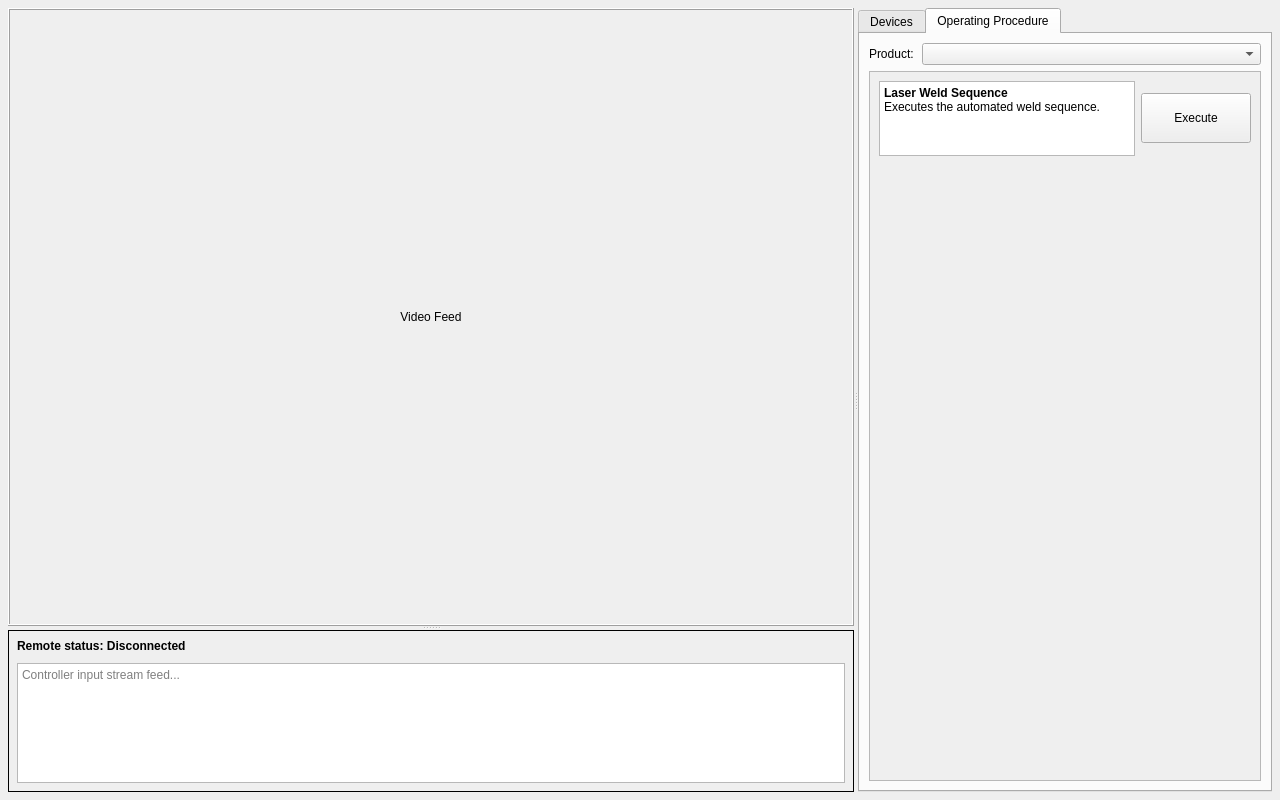
<?xml version="1.0" encoding="UTF-8"?>
<ui version="4.0">
 <class>MainWindow</class>
 <widget class="QMainWindow" name="MainWindow">
  <property name="geometry">
   <rect>
    <x>0</x>
    <y>0</y>
    <width>1280</width>
    <height>800</height>
   </rect>
  </property>
  <property name="windowTitle">
   <string>Weld Station Control</string>
  </property>
  <widget class="QWidget" name="centralwidget">
   <layout class="QVBoxLayout" name="verticalLayout_Main">
    <property name="leftMargin">
     <number>8</number>
    </property>
    <property name="topMargin">
     <number>8</number>
    </property>
    <property name="rightMargin">
     <number>8</number>
    </property>
    <property name="bottomMargin">
     <number>8</number>
    </property>
    <item>
     <widget class="QSplitter" name="mainSplitter">
      <property name="orientation">
       <enum>Qt::Orientation::Horizontal</enum>
      </property>
      <widget class="QWidget" name="leftVideoArea">
       <property name="sizePolicy">
        <sizepolicy hsizetype="Expanding" vsizetype="Expanding">
         <horstretch>1</horstretch>
         <verstretch>1</verstretch>
        </sizepolicy>
       </property>
       <layout class="QVBoxLayout" name="verticalLayout_VideoGroup">
        <property name="spacing">
         <number>0</number>
        </property>
        <property name="leftMargin">
         <number>0</number>
        </property>
        <property name="topMargin">
         <number>0</number>
        </property>
        <property name="rightMargin">
         <number>0</number>
        </property>
        <property name="bottomMargin">
         <number>0</number>
        </property>
        <item>
         <widget class="QSplitter" name="leftVerticalSplitter">
          <property name="sizePolicy">
           <sizepolicy hsizetype="Expanding" vsizetype="Expanding">
            <horstretch>1</horstretch>
            <verstretch>1</verstretch>
           </sizepolicy>
          </property>
          <property name="orientation">
           <enum>Qt::Orientation::Vertical</enum>
          </property>
          <widget class="QFrame" name="videoFeedFrame">
           <property name="sizePolicy">
            <sizepolicy hsizetype="Expanding" vsizetype="Expanding">
             <horstretch>1</horstretch>
             <verstretch>1</verstretch>
            </sizepolicy>
           </property>
           <property name="frameShape">
            <enum>QFrame::Shape::Box</enum>
           </property>
           <property name="frameShadow">
            <enum>QFrame::Shadow::Raised</enum>
           </property>
           <layout class="QVBoxLayout" name="verticalLayout">
            <property name="leftMargin">
             <number>0</number>
            </property>
            <property name="topMargin">
             <number>0</number>
            </property>
            <property name="rightMargin">
             <number>0</number>
            </property>
            <property name="bottomMargin">
             <number>0</number>
            </property>
            <item>
             <widget class="QLabel" name="labelVideoPlaceholder">
              <property name="sizePolicy">
               <sizepolicy hsizetype="Expanding" vsizetype="Expanding">
                <horstretch>0</horstretch>
                <verstretch>0</verstretch>
               </sizepolicy>
              </property>
              <property name="text">
               <string>Video Feed</string>
              </property>
              <property name="alignment">
               <set>Qt::AlignmentFlag::AlignCenter</set>
              </property>
             </widget>
            </item>
           </layout>
          </widget>
          <widget class="QFrame" name="frameRemoteStatus">
           <property name="sizePolicy">
            <sizepolicy hsizetype="Expanding" vsizetype="Preferred">
             <horstretch>0</horstretch>
             <verstretch>0</verstretch>
            </sizepolicy>
           </property>
           <property name="frameShape">
            <enum>QFrame::Shape::Box</enum>
           </property>
           <layout class="QVBoxLayout" name="verticalLayout_BottomStatus">
            <property name="spacing">
             <number>10</number>
            </property>
            <property name="leftMargin">
             <number>8</number>
            </property>
            <property name="topMargin">
             <number>8</number>
            </property>
            <property name="rightMargin">
             <number>8</number>
            </property>
            <property name="bottomMargin">
             <number>8</number>
            </property>
            <item>
             <widget class="QLabel" name="lblRemoteStatus">
              <property name="font">
               <font>
                <bold>true</bold>
               </font>
              </property>
              <property name="text">
               <string>Remote status: Disconnected</string>
              </property>
             </widget>
            </item>
            <item>
             <widget class="QTextEdit" name="textControllerStream">
              <property name="minimumSize">
               <size>
                <width>0</width>
                <height>80</height>
               </size>
              </property>
              <property name="maximumSize">
               <size>
                <width>16777215</width>
                <height>120</height>
               </size>
              </property>
              <property name="readOnly">
               <bool>true</bool>
              </property>
              <property name="placeholderText">
               <string>Controller input stream feed...</string>
              </property>
             </widget>
            </item>
           </layout>
          </widget>
         </widget>
        </item>
       </layout>
      </widget>
      <widget class="QWidget" name="rightControlColumn">
       <layout class="QVBoxLayout" name="verticalLayout_RightColumn">
        <property name="spacing">
         <number>8</number>
        </property>
        <property name="leftMargin">
         <number>0</number>
        </property>
        <property name="topMargin">
         <number>0</number>
        </property>
        <property name="rightMargin">
         <number>0</number>
        </property>
        <property name="bottomMargin">
         <number>0</number>
        </property>
        <item>
         <widget class="QTabWidget" name="tabWidgetPanels">
          <property name="currentIndex">
           <number>1</number>
          </property>
          <widget class="QWidget" name="tabDevices">
           <attribute name="title">
            <string>Devices</string>
           </attribute>
           <layout class="QVBoxLayout" name="verticalLayout_TabDevices">
            <item>
             <layout class="QFormLayout" name="formLayout_Station">
              <property name="horizontalSpacing">
               <number>8</number>
              </property>
              <property name="verticalSpacing">
               <number>6</number>
              </property>
              <item row="0" column="0">
               <widget class="QLabel" name="lblStation">
                <property name="text">
                 <string>Station:</string>
                </property>
               </widget>
              </item>
              <item row="0" column="1">
               <widget class="QComboBox" name="comboStation">
                <property name="minimumSize">
                 <size>
                  <width>140</width>
                  <height>0</height>
                 </size>
                </property>
               </widget>
              </item>
             </layout>
            </item>
            <item>
             <widget class="QTreeWidget" name="treeWidget">
              <column>
               <property name="text">
                <string>Name</string>
               </property>
              </column>
              <column>
               <property name="text">
                <string>Status</string>
               </property>
              </column>
             </widget>
            </item>
           </layout>
          </widget>
          <widget class="QWidget" name="tabProcedure">
           <attribute name="title">
            <string>Operating Procedure</string>
           </attribute>
           <layout class="QVBoxLayout" name="verticalLayout_TabProcedure">
            <item>
             <layout class="QFormLayout" name="formLayout_Sequence">
              <property name="horizontalSpacing">
               <number>8</number>
              </property>
              <property name="verticalSpacing">
               <number>6</number>
              </property>
              <item row="0" column="0">
               <widget class="QLabel" name="lblSequence">
                <property name="text">
                 <string>Product:</string>
                </property>
               </widget>
              </item>
              <item row="0" column="1">
               <widget class="QComboBox" name="comboSequence">
                <property name="minimumSize">
                 <size>
                  <width>140</width>
                  <height>0</height>
                 </size>
                </property>
               </widget>
              </item>
             </layout>
            </item>
            <item>
             <widget class="QScrollArea" name="scrollAreaProcedure">
              <property name="widgetResizable">
               <bool>true</bool>
              </property>
              <widget class="QWidget" name="scrollAreaWidgetContents">
               <property name="geometry">
                <rect>
                 <x>0</x>
                 <y>0</y>
                 <width>418</width>
                 <height>660</height>
                </rect>
               </property>
               <layout class="QVBoxLayout" name="verticalLayout_ProcedureSteps">
                <item>
                 <layout class="QHBoxLayout" name="horizontalLayout_Step1">
                  <item>
                   <widget class="QTextEdit" name="textEditStep1">
                    <property name="maximumSize">
                     <size>
                      <width>16777215</width>
                      <height>75</height>
                     </size>
                    </property>
                    <property name="readOnly">
                     <bool>true</bool>
                    </property>
                    <property name="html">
                     <string>&lt;html&gt;&lt;head&gt;&lt;body&gt;&lt;p&gt;&lt;b&gt;Laser Weld Sequence&lt;/b&gt;&lt;br/&gt;Executes the automated weld sequence.&lt;/p&gt;&lt;/body&gt;&lt;/head&gt;&lt;/html&gt;</string>
                    </property>
                   </widget>
                  </item>
                  <item>
                   <widget class="QPushButton" name="btnExecuteSequence">
                    <property name="minimumSize">
                     <size>
                      <width>110</width>
                      <height>50</height>
                     </size>
                    </property>
                    <property name="text">
                     <string>Execute</string>
                    </property>
                   </widget>
                  </item>
                 </layout>
                </item>
                <item>
                 <spacer name="verticalSpacerProcedure">
                  <property name="orientation">
                   <enum>Qt::Orientation::Vertical</enum>
                  </property>
                  <property name="sizeHint" stdset="0">
                   <size>
                    <width>20</width>
                    <height>40</height>
                   </size>
                  </property>
                 </spacer>
                </item>
               </layout>
              </widget>
             </widget>
            </item>
           </layout>
          </widget>
         </widget>
        </item>
       </layout>
      </widget>
     </widget>
    </item>
   </layout>
  </widget>
 </widget>
 <resources/>
 <connections/>
</ui>
